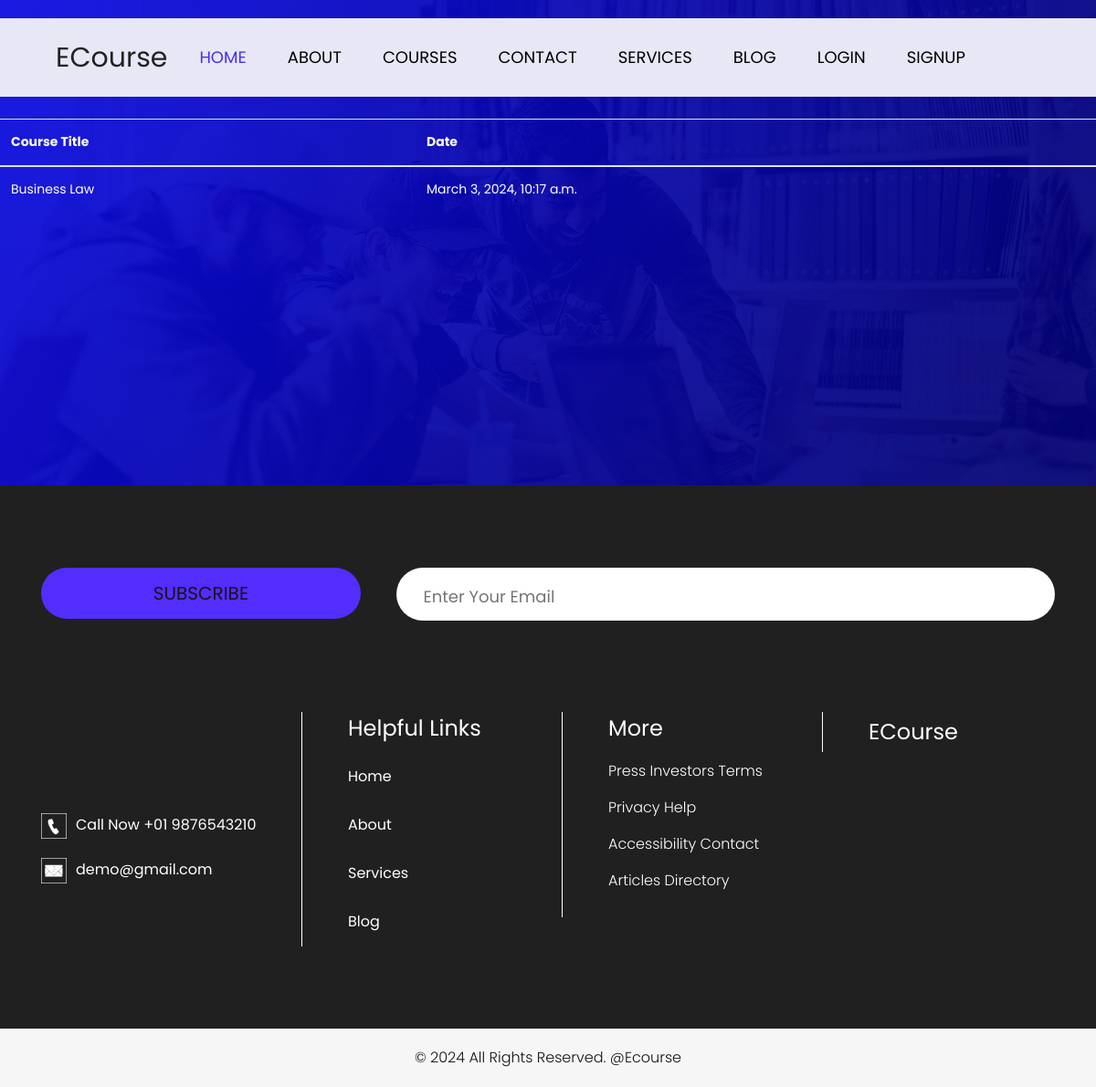
Before: /user/profile/ with the older database file.
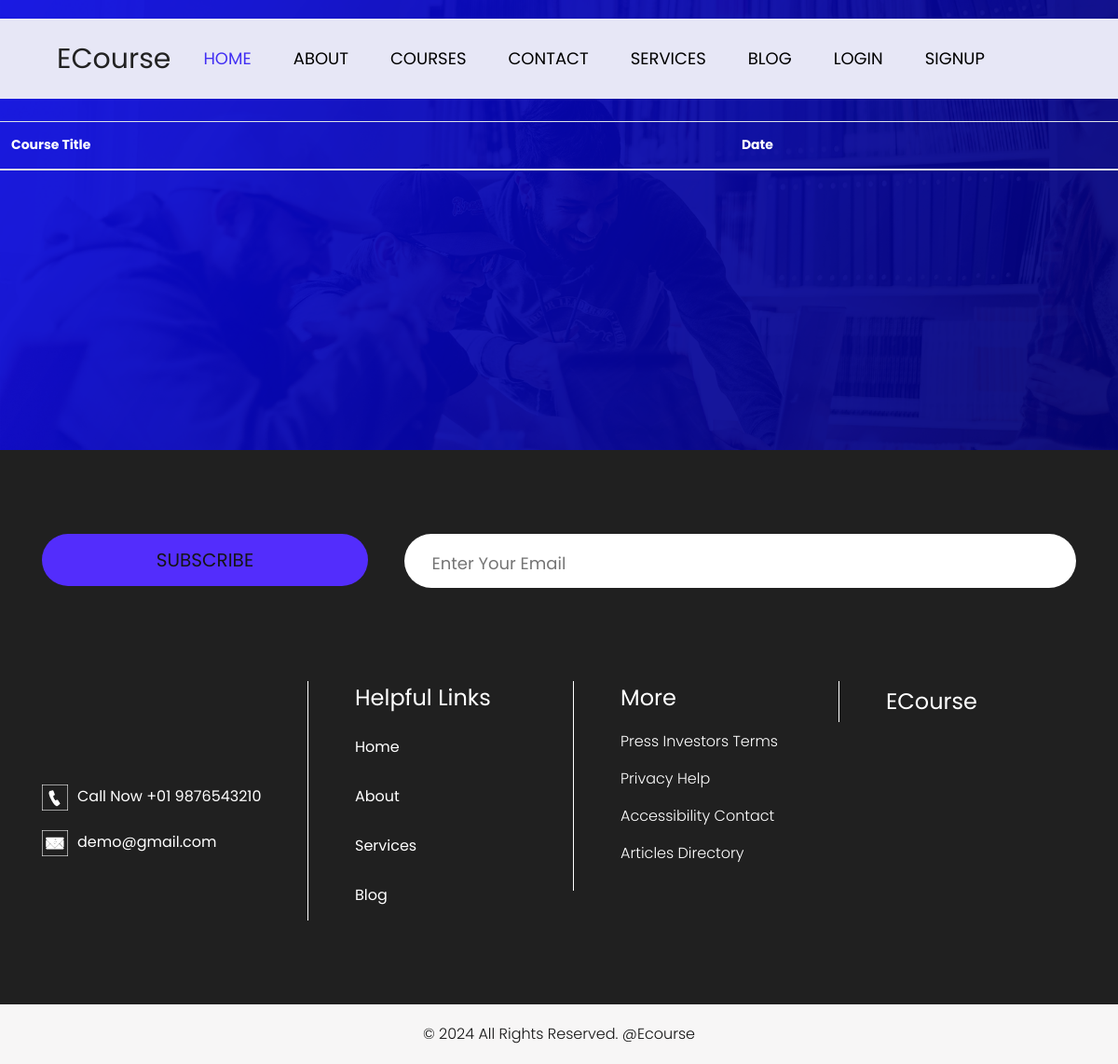
After: the same page with the newer database file.
### Courses/models.py (models this page shows, shortened)
class Enroll(models.Model):
    user1 = models.ForeignKey(UserAccount,related_name='enrolls', on_delete = models.CASCADE)
    enrollment_type = models.IntegerField(choices=ENROLLMENT_TYPE, null=True)
    course = models.ForeignKey(courses, on_delete = models.CASCADE)
    enroll_date = models.DateTimeField(auto_now_add = True)

class courses(models.Model):
    name = models.CharField(max_length=60)
    description = models.TextField()
    author = models.ForeignKey(User, on_delete = models.CASCADE)
    category = models.ManyToManyField(Categori)
    image = models.ImageField(upload_to = 'media/uploads/',blank=True, null=True)
    borrowers = models.ManyToManyField(User, related_name='entrollers_course', blank=True, null=True)

### user/views.py (the view)
# urls.py: path('profile/',views.ProfileView, name = 'profile'),
def ProfileView(request,category_slug = None):
    data = courses.objects.all()
    categoryCourse = Categori.objects.all()
    enroll = Enroll.objects.all()
    if category_slug is not None:
        user_id = request.user.id
        category = Categori.objects.get(slug = category_slug)
        data = courses.objects.filter(Category = category)
        enroll = Enroll.objects.filter(id = user_id)
    return render(request, 'profile.html', {'data': data,'Enroll': enroll, 'categoryCourse': categoryCourse})

### user/templates/profile.html (shortened to what the changed rows need)
{% load crispy_forms_tags%}
{% load static %}
<!DOCTYPE html>
<html lang="en">
   <head>
      <link rel="stylesheet" type="text/css" href="https://cdnjs.cloudflare.com/ajax/libs/OwlCarousel2/2.0.0-beta.2.4/assets/owl.carousel.min.css" />
      <link rel="stylesheet" type="text/css" href="/static/css/bootstrap.min.css">
      <link rel="stylesheet" type="text/css" href="/static/css/style.css">
      <link rel="stylesheet" href="/static/css/responsive.css">
      <link rel="stylesheet" href="/static/css/jquery.mCustomScrollbar.min.css">
      <link rel="stylesheet" href="https://netdna.bootstrapcdn.com/font-awesome/4.0.3/css/font-awesome.css">
      <link rel="stylesheet" href="/static/css/owl.carousel.min.css">
      <link rel="stylesheet" href="/static/css/owl.theme.default.min.css">
      <link rel="stylesheet" href="https://cdnjs.cloudflare.com/ajax/libs/fancybox/2.1.5/jquery.fancybox.min.css" media="screen">
    </head>
   <body>
      <div class="header_section">
<div class="mb-10" style="margin-bottom: 300px;">
<table class="table mt-4">
    <thead>
      <tr>
        <th scope="col" style="color: white;">Course Title</th>
        <th scope="col" style="color: white;">Date</th>
      </tr>
    </thead>
    <tbody>
        {% for i in Enroll %}
        <tr>
          <td style="color: white;">{{i.course.name}}</td>
          <td style="color: white;">{{i.enroll_date}}</td>
        </tr>
        {% endfor %}
      </tbody>
  </table>
</div>
 </body>
</html>

Changed rows visible on the page:
removed Enroll: course.name "Business Law", enroll_date "March 3, 2024, 10:17 a.m."
